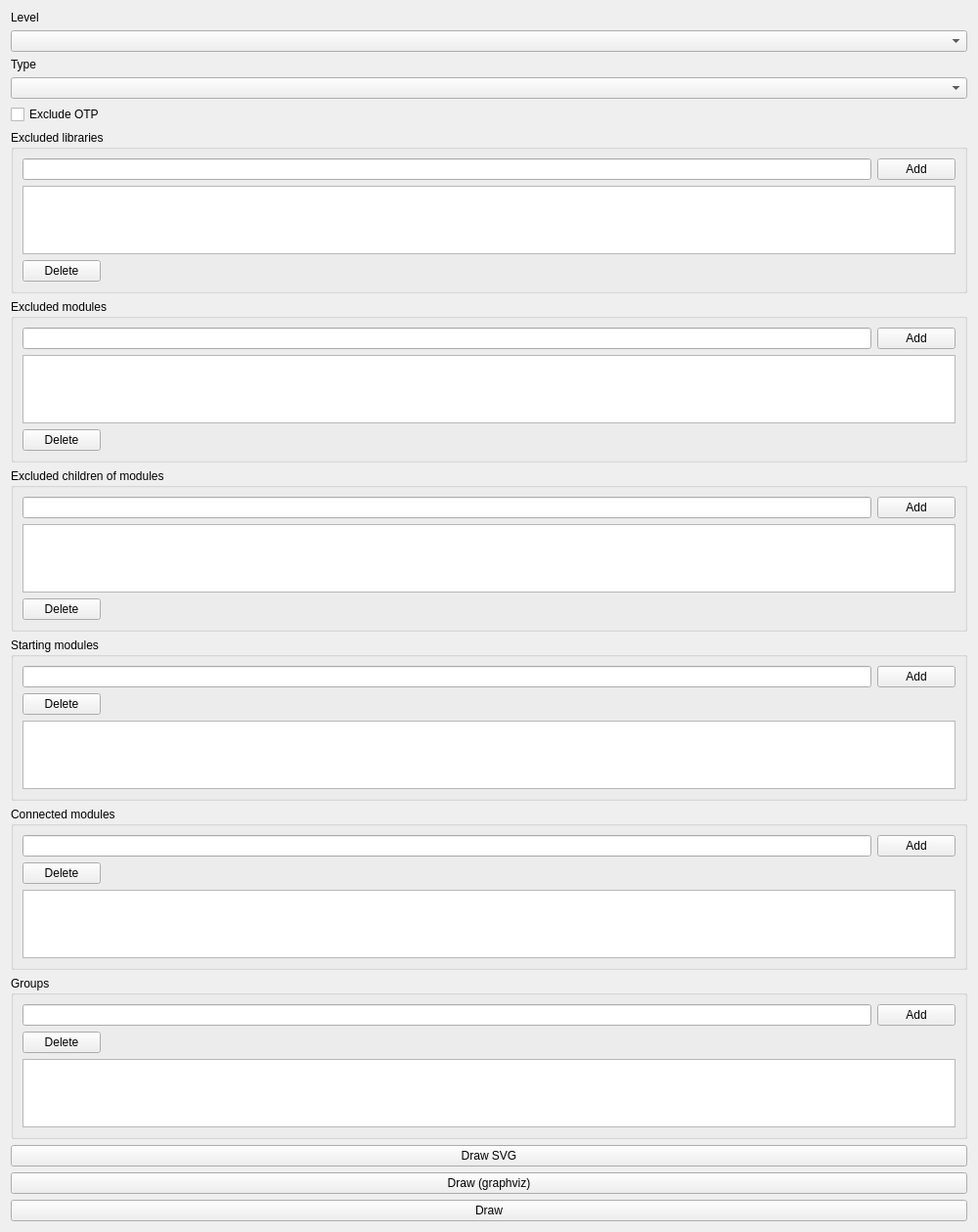
<?xml version="1.0" encoding="UTF-8"?>
<ui version="4.0">
 <class>DependencyGraphWidget</class>
 <widget class="QWidget" name="DependencyGraphWidget">
  <property name="geometry">
   <rect>
    <x>0</x>
    <y>0</y>
    <width>1000</width>
    <height>1252</height>
   </rect>
  </property>
  <property name="windowTitle">
   <string>Dependency Graph</string>
  </property>
  <layout class="QHBoxLayout" name="horizontalLayout_2">
   <item>
    <layout class="QHBoxLayout" name="horizontalLayout">
     <item>
      <layout class="QVBoxLayout" name="verticalLayout">
       <item>
        <widget class="QLabel" name="label">
         <property name="text">
          <string>Level</string>
         </property>
        </widget>
       </item>
       <item>
        <widget class="QComboBox" name="levelComboBox">
         <property name="toolTip">
          <string>Choose the dependency level</string>
         </property>
        </widget>
       </item>
       <item>
        <widget class="QLabel" name="label_2">
         <property name="text">
          <string>Type</string>
         </property>
        </widget>
       </item>
       <item>
        <widget class="QComboBox" name="typeComboBox">
         <property name="toolTip">
          <string>Choose the dependency type</string>
         </property>
        </widget>
       </item>
       <item>
        <widget class="QCheckBox" name="excludeOtpCheckBox">
         <property name="toolTip">
          <string>Check to exclude OTP modules</string>
         </property>
         <property name="text">
          <string>Exclude OTP</string>
         </property>
        </widget>
       </item>
       <item>
        <widget class="QGroupBox" name="excludedLibGroupBox">
         <property name="title">
          <string>Excluded libraries</string>
         </property>
         <layout class="QVBoxLayout" name="verticalLayout_2">
          <item>
           <layout class="QVBoxLayout" name="verticalLayout_10">
            <item>
             <layout class="QHBoxLayout" name="horizontalLayout_5">
              <item>
               <widget class="QLineEdit" name="libEdit">
                <property name="sizePolicy">
                 <sizepolicy hsizetype="Preferred" vsizetype="Fixed">
                  <horstretch>0</horstretch>
                  <verstretch>0</verstretch>
                 </sizepolicy>
                </property>
                <property name="toolTip">
                 <string>Type a node name and press the &quot;Add&quot; button to exclude its leaves</string>
                </property>
               </widget>
              </item>
              <item>
               <widget class="QPushButton" name="addLibButton">
                <property name="sizePolicy">
                 <sizepolicy hsizetype="Maximum" vsizetype="Fixed">
                  <horstretch>0</horstretch>
                  <verstretch>0</verstretch>
                 </sizepolicy>
                </property>
                <property name="toolTip">
                 <string>Click to add the typed node to exclude its leaves</string>
                </property>
                <property name="text">
                 <string>Add</string>
                </property>
               </widget>
              </item>
             </layout>
            </item>
            <item>
             <widget class="QListView" name="excludedLibListView">
              <property name="sizePolicy">
               <sizepolicy hsizetype="Preferred" vsizetype="Preferred">
                <horstretch>0</horstretch>
                <verstretch>0</verstretch>
               </sizepolicy>
              </property>
              <property name="toolTip">
               <string>List of nodes with excluded leaves</string>
              </property>
              <property name="editTriggers">
               <set>QAbstractItemView::NoEditTriggers</set>
              </property>
              <property name="selectionMode">
               <enum>QAbstractItemView::SingleSelection</enum>
              </property>
             </widget>
            </item>
            <item>
             <widget class="QPushButton" name="deleteLibButton">
              <property name="sizePolicy">
               <sizepolicy hsizetype="Maximum" vsizetype="Fixed">
                <horstretch>0</horstretch>
                <verstretch>0</verstretch>
               </sizepolicy>
              </property>
              <property name="text">
               <string>Delete</string>
              </property>
             </widget>
            </item>
           </layout>
          </item>
         </layout>
        </widget>
       </item>
       <item>
        <widget class="QGroupBox" name="excludedNodesGroupBox">
         <property name="title">
          <string>Excluded modules</string>
         </property>
         <layout class="QVBoxLayout" name="verticalLayout_7">
          <item>
           <layout class="QVBoxLayout" name="verticalLayout_6">
            <item>
             <layout class="QHBoxLayout" name="horizontalLayout_3">
              <item>
               <widget class="QLineEdit" name="nodesEdit">
                <property name="sizePolicy">
                 <sizepolicy hsizetype="Preferred" vsizetype="Fixed">
                  <horstretch>0</horstretch>
                  <verstretch>0</verstretch>
                 </sizepolicy>
                </property>
                <property name="toolTip">
                 <string>Type a node name here and press the &quot;Add&quot; button to exclude it</string>
                </property>
               </widget>
              </item>
              <item>
               <widget class="QPushButton" name="addExcludedButton">
                <property name="sizePolicy">
                 <sizepolicy hsizetype="Maximum" vsizetype="Fixed">
                  <horstretch>0</horstretch>
                  <verstretch>0</verstretch>
                 </sizepolicy>
                </property>
                <property name="toolTip">
                 <string>Add the typed node to exclude it</string>
                </property>
                <property name="text">
                 <string>Add</string>
                </property>
               </widget>
              </item>
             </layout>
            </item>
            <item>
             <widget class="QListView" name="excludedListView">
              <property name="sizePolicy">
               <sizepolicy hsizetype="Preferred" vsizetype="Preferred">
                <horstretch>0</horstretch>
                <verstretch>0</verstretch>
               </sizepolicy>
              </property>
              <property name="toolTip">
               <string>List of excluded nodes</string>
              </property>
              <property name="editTriggers">
               <set>QAbstractItemView::NoEditTriggers</set>
              </property>
              <property name="selectionMode">
               <enum>QAbstractItemView::SingleSelection</enum>
              </property>
             </widget>
            </item>
            <item>
             <widget class="QPushButton" name="deleteExcludedButton">
              <property name="sizePolicy">
               <sizepolicy hsizetype="Maximum" vsizetype="Fixed">
                <horstretch>0</horstretch>
                <verstretch>0</verstretch>
               </sizepolicy>
              </property>
              <property name="toolTip">
               <string>Delete the chosen item</string>
              </property>
              <property name="text">
               <string>Delete</string>
              </property>
             </widget>
            </item>
           </layout>
          </item>
         </layout>
        </widget>
       </item>
       <item>
        <widget class="QGroupBox" name="excludedLeavesGroupBox">
         <property name="title">
          <string>Excluded children of modules</string>
         </property>
         <layout class="QVBoxLayout" name="verticalLayout_9">
          <item>
           <layout class="QVBoxLayout" name="verticalLayout_8">
            <item>
             <layout class="QHBoxLayout" name="horizontalLayout_4">
              <item>
               <widget class="QLineEdit" name="leavesEdit">
                <property name="sizePolicy">
                 <sizepolicy hsizetype="Preferred" vsizetype="Fixed">
                  <horstretch>0</horstretch>
                  <verstretch>0</verstretch>
                 </sizepolicy>
                </property>
                <property name="toolTip">
                 <string>Type a node name and press the &quot;Add&quot; button to exclude its leaves</string>
                </property>
               </widget>
              </item>
              <item>
               <widget class="QPushButton" name="addLeavesButton">
                <property name="sizePolicy">
                 <sizepolicy hsizetype="Maximum" vsizetype="Fixed">
                  <horstretch>0</horstretch>
                  <verstretch>0</verstretch>
                 </sizepolicy>
                </property>
                <property name="toolTip">
                 <string>Click to add the typed node to exclude its leaves</string>
                </property>
                <property name="text">
                 <string>Add</string>
                </property>
               </widget>
              </item>
             </layout>
            </item>
            <item>
             <widget class="QListView" name="excludedLeavesListView">
              <property name="sizePolicy">
               <sizepolicy hsizetype="Preferred" vsizetype="Preferred">
                <horstretch>0</horstretch>
                <verstretch>0</verstretch>
               </sizepolicy>
              </property>
              <property name="toolTip">
               <string>List of nodes with excluded leaves</string>
              </property>
              <property name="editTriggers">
               <set>QAbstractItemView::NoEditTriggers</set>
              </property>
              <property name="selectionMode">
               <enum>QAbstractItemView::SingleSelection</enum>
              </property>
             </widget>
            </item>
            <item>
             <widget class="QPushButton" name="deleteLeavesButton">
              <property name="sizePolicy">
               <sizepolicy hsizetype="Maximum" vsizetype="Fixed">
                <horstretch>0</horstretch>
                <verstretch>0</verstretch>
               </sizepolicy>
              </property>
              <property name="text">
               <string>Delete</string>
              </property>
             </widget>
            </item>
           </layout>
          </item>
         </layout>
        </widget>
       </item>
       <item>
        <widget class="QGroupBox" name="startingNodesGroupBox">
         <property name="title">
          <string>Starting modules</string>
         </property>
         <layout class="QVBoxLayout" name="verticalLayout_20">
          <item>
           <layout class="QVBoxLayout" name="verticalLayout_19">
            <item>
             <layout class="QHBoxLayout" name="horizontalLayout_11">
              <item>
               <widget class="QLineEdit" name="startingEdit">
                <property name="sizePolicy">
                 <sizepolicy hsizetype="Preferred" vsizetype="Fixed">
                  <horstretch>0</horstretch>
                  <verstretch>0</verstretch>
                 </sizepolicy>
                </property>
                <property name="toolTip">
                 <string>Type a node name and press &quot;Add&quot; to use it as a starting node</string>
                </property>
               </widget>
              </item>
              <item>
               <widget class="QPushButton" name="addStartingButton">
                <property name="sizePolicy">
                 <sizepolicy hsizetype="Maximum" vsizetype="Fixed">
                  <horstretch>0</horstretch>
                  <verstretch>0</verstretch>
                 </sizepolicy>
                </property>
                <property name="toolTip">
                 <string>Click to add the typed node to exclude its leaves</string>
                </property>
                <property name="text">
                 <string>Add</string>
                </property>
               </widget>
              </item>
             </layout>
            </item>
            <item>
             <widget class="QPushButton" name="deleteStartingButton">
              <property name="sizePolicy">
               <sizepolicy hsizetype="Maximum" vsizetype="Fixed">
                <horstretch>0</horstretch>
                <verstretch>0</verstretch>
               </sizepolicy>
              </property>
              <property name="text">
               <string>Delete</string>
              </property>
             </widget>
            </item>
            <item>
             <widget class="QListView" name="startingListView">
              <property name="sizePolicy">
               <sizepolicy hsizetype="Preferred" vsizetype="Preferred">
                <horstretch>0</horstretch>
                <verstretch>0</verstretch>
               </sizepolicy>
              </property>
              <property name="toolTip">
               <string>List of nodes with excluded leaves</string>
              </property>
              <property name="editTriggers">
               <set>QAbstractItemView::NoEditTriggers</set>
              </property>
              <property name="selectionMode">
               <enum>QAbstractItemView::SingleSelection</enum>
              </property>
             </widget>
            </item>
           </layout>
          </item>
         </layout>
        </widget>
       </item>
       <item>
        <widget class="QGroupBox" name="connectionNodesGroupBox">
         <property name="title">
          <string>Connected modules</string>
         </property>
         <layout class="QVBoxLayout" name="verticalLayout_22">
          <item>
           <layout class="QVBoxLayout" name="verticalLayout_21">
            <item>
             <layout class="QHBoxLayout" name="horizontalLayout_12">
              <item>
               <widget class="QLineEdit" name="connectionEdit">
                <property name="sizePolicy">
                 <sizepolicy hsizetype="Preferred" vsizetype="Fixed">
                  <horstretch>0</horstretch>
                  <verstretch>0</verstretch>
                 </sizepolicy>
                </property>
                <property name="toolTip">
                 <string>Type a node name and press the &quot;Add&quot; button to exclude its leaves</string>
                </property>
               </widget>
              </item>
              <item>
               <widget class="QPushButton" name="addConnectionButton">
                <property name="sizePolicy">
                 <sizepolicy hsizetype="Maximum" vsizetype="Fixed">
                  <horstretch>0</horstretch>
                  <verstretch>0</verstretch>
                 </sizepolicy>
                </property>
                <property name="toolTip">
                 <string>Click to add the typed node to exclude its leaves</string>
                </property>
                <property name="text">
                 <string>Add</string>
                </property>
               </widget>
              </item>
             </layout>
            </item>
            <item>
             <widget class="QPushButton" name="deleteConnectionButton">
              <property name="sizePolicy">
               <sizepolicy hsizetype="Maximum" vsizetype="Fixed">
                <horstretch>0</horstretch>
                <verstretch>0</verstretch>
               </sizepolicy>
              </property>
              <property name="text">
               <string>Delete</string>
              </property>
             </widget>
            </item>
            <item>
             <widget class="QListView" name="connectionListView">
              <property name="sizePolicy">
               <sizepolicy hsizetype="Preferred" vsizetype="Preferred">
                <horstretch>0</horstretch>
                <verstretch>0</verstretch>
               </sizepolicy>
              </property>
              <property name="toolTip">
               <string>List of nodes with excluded leaves</string>
              </property>
              <property name="editTriggers">
               <set>QAbstractItemView::NoEditTriggers</set>
              </property>
              <property name="selectionMode">
               <enum>QAbstractItemView::SingleSelection</enum>
              </property>
             </widget>
            </item>
           </layout>
          </item>
         </layout>
        </widget>
       </item>
       <item>
        <widget class="QGroupBox" name="groupsGroupBox">
         <property name="title">
          <string>Groups</string>
         </property>
         <layout class="QVBoxLayout" name="verticalLayout_3">
          <item>
           <layout class="QVBoxLayout" name="verticalLayout_23">
            <item>
             <layout class="QHBoxLayout" name="horizontalLayout_13">
              <item>
               <widget class="QLineEdit" name="groupsEdit">
                <property name="sizePolicy">
                 <sizepolicy hsizetype="Preferred" vsizetype="Fixed">
                  <horstretch>0</horstretch>
                  <verstretch>0</verstretch>
                 </sizepolicy>
                </property>
                <property name="toolTip">
                 <string>Type a node name and press the &quot;Add&quot; button to exclude its leaves</string>
                </property>
               </widget>
              </item>
              <item>
               <widget class="QPushButton" name="addGroupsButton">
                <property name="sizePolicy">
                 <sizepolicy hsizetype="Maximum" vsizetype="Fixed">
                  <horstretch>0</horstretch>
                  <verstretch>0</verstretch>
                 </sizepolicy>
                </property>
                <property name="toolTip">
                 <string>Click to add the typed node to exclude its leaves</string>
                </property>
                <property name="text">
                 <string>Add</string>
                </property>
               </widget>
              </item>
             </layout>
            </item>
            <item>
             <widget class="QPushButton" name="deleteGroupsButton">
              <property name="sizePolicy">
               <sizepolicy hsizetype="Maximum" vsizetype="Fixed">
                <horstretch>0</horstretch>
                <verstretch>0</verstretch>
               </sizepolicy>
              </property>
              <property name="text">
               <string>Delete</string>
              </property>
             </widget>
            </item>
            <item>
             <widget class="QListView" name="groupsListView">
              <property name="sizePolicy">
               <sizepolicy hsizetype="Preferred" vsizetype="Preferred">
                <horstretch>0</horstretch>
                <verstretch>0</verstretch>
               </sizepolicy>
              </property>
              <property name="toolTip">
               <string>List of nodes with excluded leaves</string>
              </property>
              <property name="editTriggers">
               <set>QAbstractItemView::NoEditTriggers</set>
              </property>
              <property name="selectionMode">
               <enum>QAbstractItemView::SingleSelection</enum>
              </property>
             </widget>
            </item>
           </layout>
          </item>
         </layout>
        </widget>
       </item>
       <item>
        <widget class="QPushButton" name="drawSVGButton">
         <property name="sizePolicy">
          <sizepolicy hsizetype="Preferred" vsizetype="Maximum">
           <horstretch>0</horstretch>
           <verstretch>0</verstretch>
          </sizepolicy>
         </property>
         <property name="toolTip">
          <string>Click to draw and save an SVG graph, generated by GraphViz</string>
         </property>
         <property name="text">
          <string>Draw SVG</string>
         </property>
        </widget>
       </item>
       <item>
        <widget class="QPushButton" name="drawButton">
         <property name="toolTip">
          <string>Draw graph using the layout generated by GraphViz</string>
         </property>
         <property name="text">
          <string>Draw (graphviz)</string>
         </property>
        </widget>
       </item>
       <item>
        <widget class="QPushButton" name="drawNewButton">
         <property name="enabled">
          <bool>true</bool>
         </property>
         <property name="toolTip">
          <string>Draw graph using the built in layout algpoithm</string>
         </property>
         <property name="text">
          <string>Draw</string>
         </property>
        </widget>
       </item>
       <item>
        <spacer name="verticalSpacer">
         <property name="orientation">
          <enum>Qt::Vertical</enum>
         </property>
         <property name="sizeHint" stdset="0">
          <size>
           <width>20</width>
           <height>40</height>
          </size>
         </property>
        </spacer>
       </item>
      </layout>
     </item>
    </layout>
   </item>
  </layout>
 </widget>
 <resources/>
 <connections/>
</ui>
